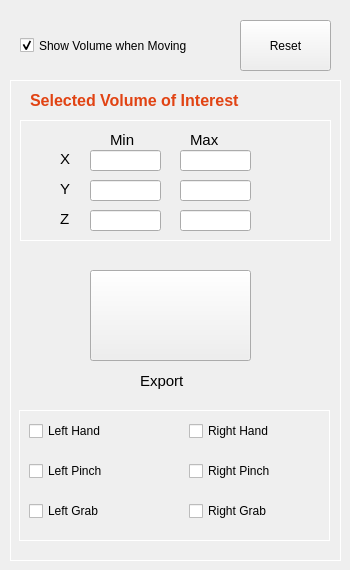
     <widget class="QWidget" name="SubVolTab">
      <attribute name="title">
       <string>Sub Volume</string>
      </attribute>
      <widget class="QFrame" name="frameSubVol">
       <property name="enabled">
        <bool>true</bool>
       </property>
       <property name="geometry">
        <rect>
         <x>10</x>
         <y>80</y>
         <width>331</width>
         <height>481</height>
        </rect>
       </property>
       <property name="styleSheet">
        <string notr="true">QFrame
{
border:1px solid white;
}

QLabel
{
border:none;
}</string>
       </property>
       <property name="frameShape">
        <enum>QFrame::StyledPanel</enum>
       </property>
       <property name="frameShadow">
        <enum>QFrame::Raised</enum>
       </property>
       <widget class="QPushButton" name="buttonSubVolExport">
        <property name="geometry">
         <rect>
          <x>80</x>
          <y>190</y>
          <width>161</width>
          <height>91</height>
         </rect>
        </property>
        <property name="text">
         <string/>
        </property>
        <property name="icon">
         <iconset resource="../Icons/Icons.qrc">
          <normaloff>:/SubVol-Export.png</normaloff>:/SubVol-Export.png</iconset>
        </property>
        <property name="iconSize">
         <size>
          <width>120</width>
          <height>80</height>
         </size>
        </property>
       </widget>
       <widget class="QLabel" name="label_38">
        <property name="geometry">
         <rect>
          <x>130</x>
          <y>290</y>
          <width>51</width>
          <height>21</height>
         </rect>
        </property>
        <property name="font">
         <font>
          <family>Arial</family>
          <pointsize>11</pointsize>
         </font>
        </property>
        <property name="text">
         <string>Export</string>
        </property>
       </widget>
       <widget class="QFrame" name="frame_5">
        <property name="geometry">
         <rect>
          <x>10</x>
          <y>40</y>
          <width>311</width>
          <height>121</height>
         </rect>
        </property>
        <property name="frameShape">
         <enum>QFrame::StyledPanel</enum>
        </property>
        <property name="frameShadow">
         <enum>QFrame::Raised</enum>
        </property>
        <widget class="QLineEdit" name="lineSubVolXMin">
         <property name="geometry">
          <rect>
           <x>70</x>
           <y>30</y>
           <width>71</width>
           <height>21</height>
          </rect>
         </property>
        </widget>
        <widget class="QLineEdit" name="lineSubVolYMax">
         <property name="geometry">
          <rect>
           <x>160</x>
           <y>60</y>
           <width>71</width>
           <height>21</height>
          </rect>
         </property>
        </widget>
        <widget class="QLineEdit" name="lineSubVolXMax">
         <property name="geometry">
          <rect>
           <x>160</x>
           <y>30</y>
           <width>71</width>
           <height>21</height>
          </rect>
         </property>
        </widget>
        <widget class="QLineEdit" name="lineSubVolZMin">
         <property name="geometry">
          <rect>
           <x>70</x>
           <y>90</y>
           <width>71</width>
           <height>21</height>
          </rect>
         </property>
        </widget>
        <widget class="QLabel" name="label_14">
         <property name="geometry">
          <rect>
           <x>40</x>
           <y>60</y>
           <width>21</width>
           <height>17</height>
          </rect>
         </property>
         <property name="font">
          <font>
           <family>Arial</family>
           <pointsize>11</pointsize>
          </font>
         </property>
         <property name="text">
          <string>Y</string>
         </property>
        </widget>
        <widget class="QLineEdit" name="lineSubVolZMax">
         <property name="geometry">
          <rect>
           <x>160</x>
           <y>90</y>
           <width>71</width>
           <height>21</height>
          </rect>
         </property>
        </widget>
        <widget class="QLabel" name="label_16">
         <property name="geometry">
          <rect>
           <x>40</x>
           <y>30</y>
           <width>21</width>
           <height>17</height>
          </rect>
         </property>
         <property name="font">
          <font>
           <family>Arial</family>
           <pointsize>11</pointsize>
          </font>
         </property>
         <property name="text">
          <string>X</string>
         </property>
        </widget>
        <widget class="QLabel" name="label_17">
         <property name="geometry">
          <rect>
           <x>40</x>
           <y>90</y>
           <width>21</width>
           <height>17</height>
          </rect>
         </property>
         <property name="font">
          <font>
           <family>Arial</family>
           <pointsize>11</pointsize>
          </font>
         </property>
         <property name="text">
          <string>Z</string>
         </property>
        </widget>
        <widget class="QLineEdit" name="lineSubVolYMin">
         <property name="geometry">
          <rect>
           <x>70</x>
           <y>60</y>
           <width>71</width>
           <height>21</height>
          </rect>
         </property>
        </widget>
        <widget class="QLabel" name="label_18">
         <property name="geometry">
          <rect>
           <x>90</x>
           <y>10</y>
           <width>31</width>
           <height>20</height>
          </rect>
         </property>
         <property name="font">
          <font>
           <family>Arial</family>
           <pointsize>11</pointsize>
          </font>
         </property>
         <property name="text">
          <string>Min</string>
         </property>
        </widget>
        <widget class="QLabel" name="label_19">
         <property name="geometry">
          <rect>
           <x>170</x>
           <y>10</y>
           <width>41</width>
           <height>20</height>
          </rect>
         </property>
         <property name="font">
          <font>
           <family>Arial</family>
           <pointsize>11</pointsize>
          </font>
         </property>
         <property name="text">
          <string>Max</string>
         </property>
        </widget>
       </widget>
       <widget class="QLabel" name="label_20">
        <property name="geometry">
         <rect>
          <x>20</x>
          <y>10</y>
          <width>301</width>
          <height>20</height>
         </rect>
        </property>
        <property name="font">
         <font>
          <pointsize>12</pointsize>
          <weight>75</weight>
          <bold>true</bold>
         </font>
        </property>
        <property name="styleSheet">
         <string notr="true">color: rgb(225, 67, 19);</string>
        </property>
        <property name="text">
         <string>Selected Volume of Interest</string>
        </property>
       </widget>
       <widget class="QFrame" name="Frame_SubVolLeapTracking">
        <property name="enabled">
         <bool>true</bool>
        </property>
        <property name="geometry">
         <rect>
          <x>9</x>
          <y>330</y>
          <width>311</width>
          <height>131</height>
         </rect>
        </property>
        <property name="frameShape">
         <enum>QFrame::StyledPanel</enum>
        </property>
        <property name="frameShadow">
         <enum>QFrame::Raised</enum>
        </property>
        <widget class="QCheckBox" name="checkbx_SubVolLeapRightHand">
         <property name="geometry">
          <rect>
           <x>170</x>
           <y>10</y>
           <width>111</width>
           <height>22</height>
          </rect>
         </property>
         <property name="text">
          <string>Right Hand</string>
         </property>
        </widget>
        <widget class="QCheckBox" name="checkbx_SubVolLeapRightPinch">
         <property name="geometry">
          <rect>
           <x>170</x>
           <y>50</y>
           <width>121</width>
           <height>22</height>
          </rect>
         </property>
         <property name="text">
          <string>Right Pinch</string>
         </property>
        </widget>
        <widget class="QCheckBox" name="checkbx_SubVolLeapRightGrab">
         <property name="geometry">
          <rect>
           <x>170</x>
           <y>90</y>
           <width>111</width>
           <height>22</height>
          </rect>
         </property>
         <property name="text">
          <string>Right Grab</string>
         </property>
        </widget>
        <widget class="QCheckBox" name="checkbx_SubVolLeapLeftHand">
         <property name="geometry">
          <rect>
           <x>10</x>
           <y>10</y>
           <width>111</width>
           <height>22</height>
          </rect>
         </property>
         <property name="text">
          <string>Left Hand</string>
         </property>
        </widget>
        <widget class="QCheckBox" name="checkbx_SubVolLeapLeftPinch">
         <property name="geometry">
          <rect>
           <x>10</x>
           <y>50</y>
           <width>111</width>
           <height>22</height>
          </rect>
         </property>
         <property name="text">
          <string>Left Pinch</string>
         </property>
        </widget>
        <widget class="QCheckBox" name="checkbx_SubVolLeapLeftGrab">
         <property name="geometry">
          <rect>
           <x>10</x>
           <y>90</y>
           <width>111</width>
           <height>22</height>
          </rect>
         </property>
         <property name="text">
          <string>Left Grab</string>
         </property>
        </widget>
       </widget>
      </widget>
      <widget class="QCheckBox" name="checkSubVolVolumeEnable">
       <property name="geometry">
        <rect>
         <x>20</x>
         <y>30</y>
         <width>211</width>
         <height>31</height>
        </rect>
       </property>
       <property name="text">
        <string>Show Volume when Moving</string>
       </property>
       <property name="checked">
        <bool>true</bool>
       </property>
      </widget>
      <widget class="QPushButton" name="buttonSubVolReset">
       <property name="geometry">
        <rect>
         <x>240</x>
         <y>20</y>
         <width>91</width>
         <height>51</height>
        </rect>
       </property>
       <property name="text">
        <string>Reset</string>
       </property>
      </widget>
     </widget>
